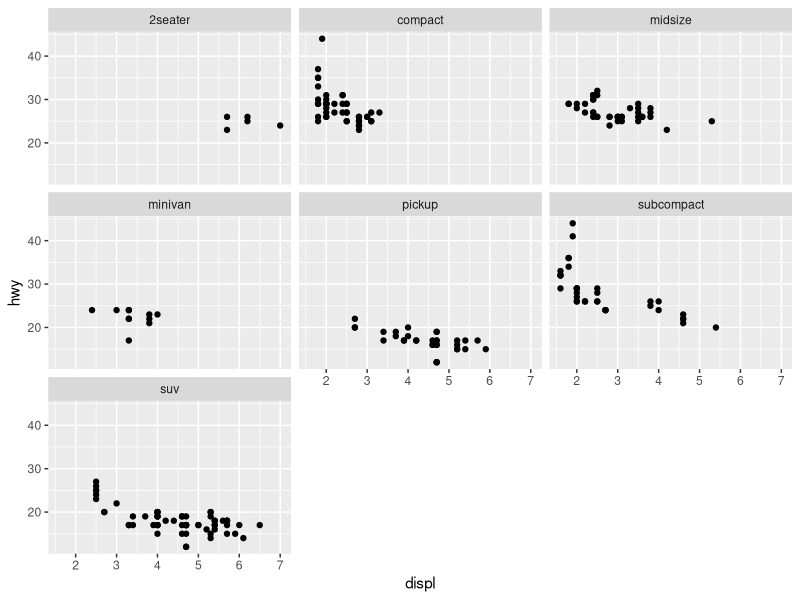
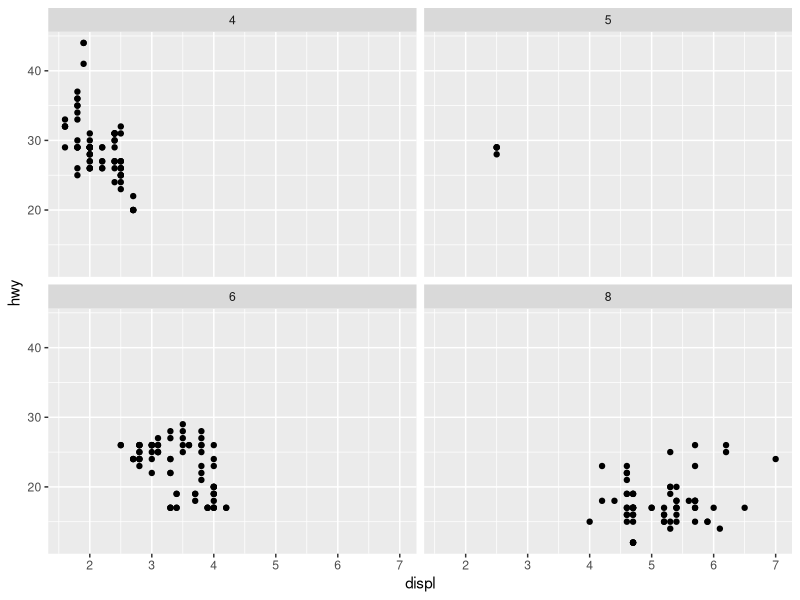
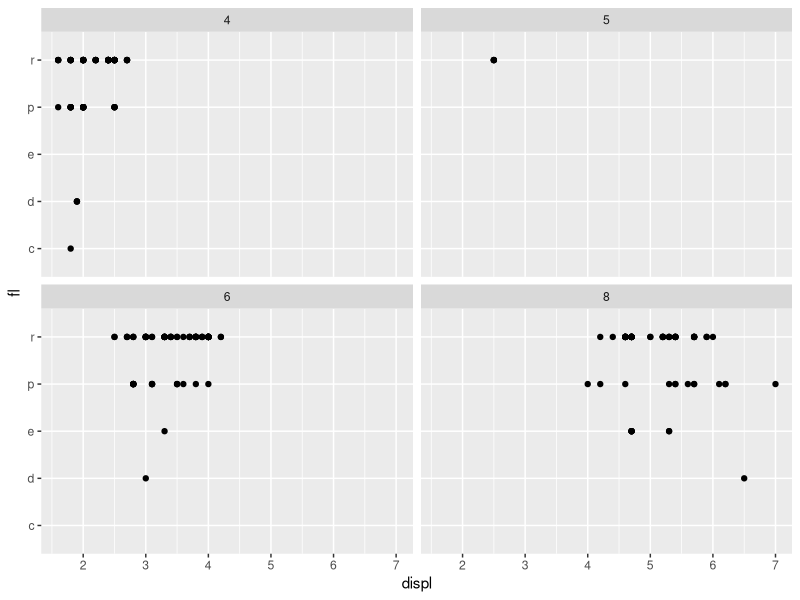
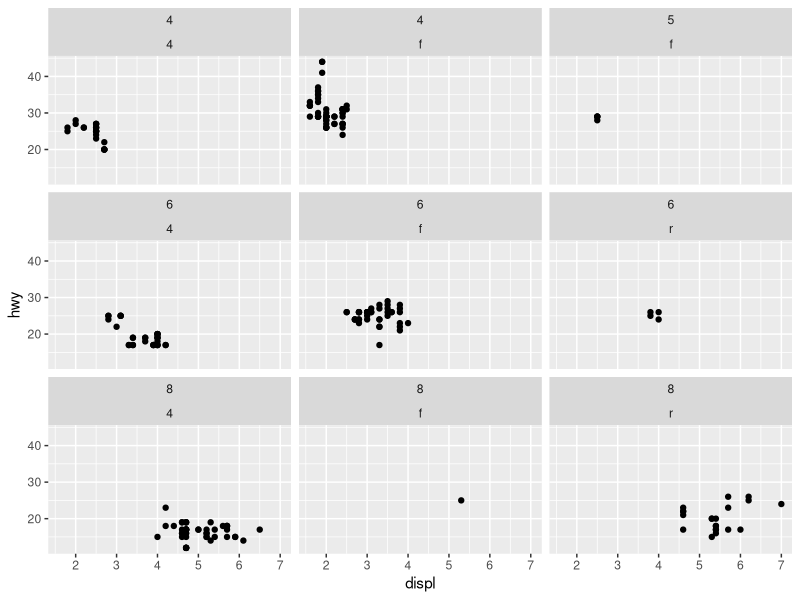
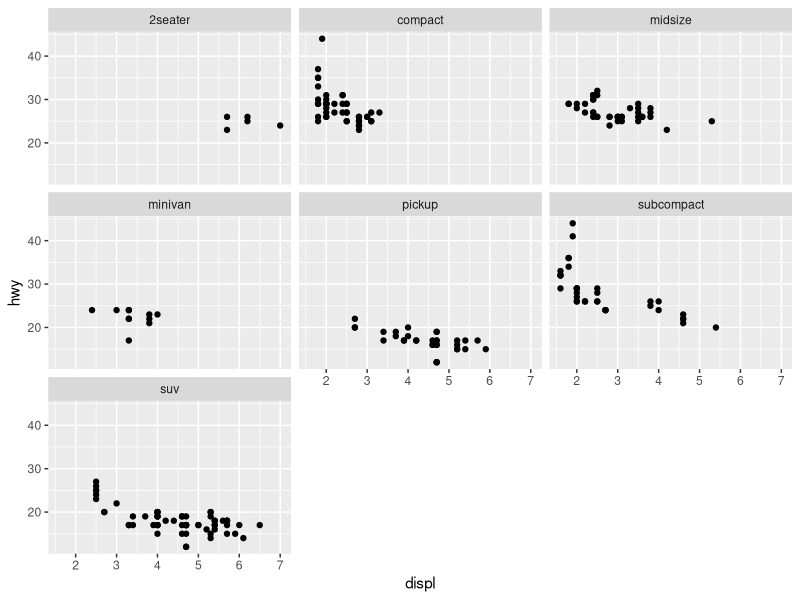
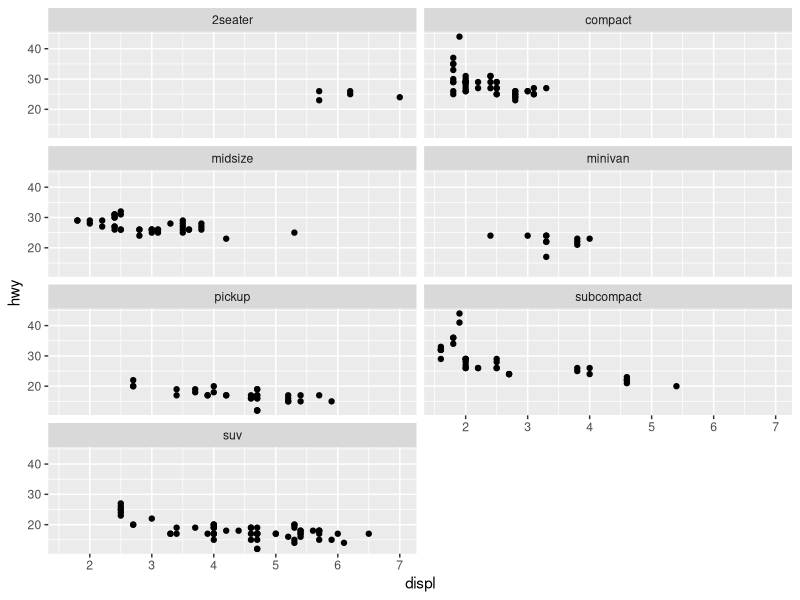
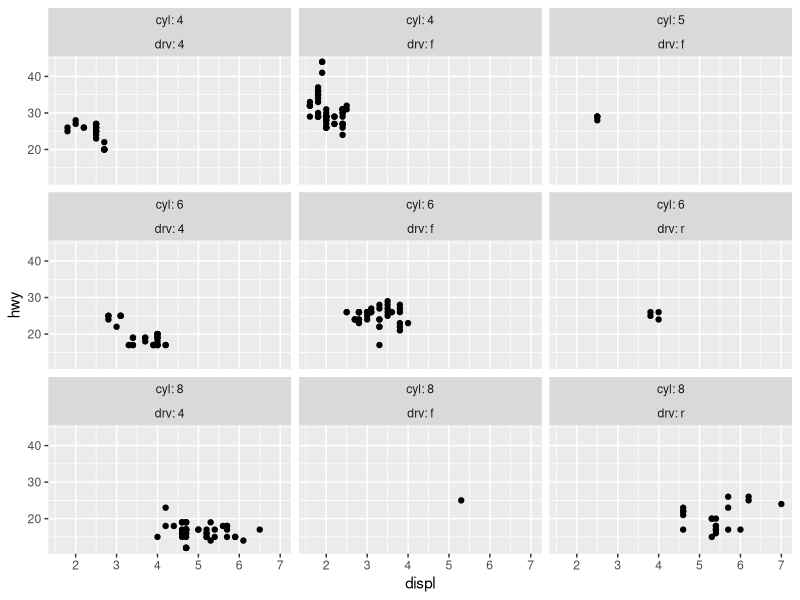
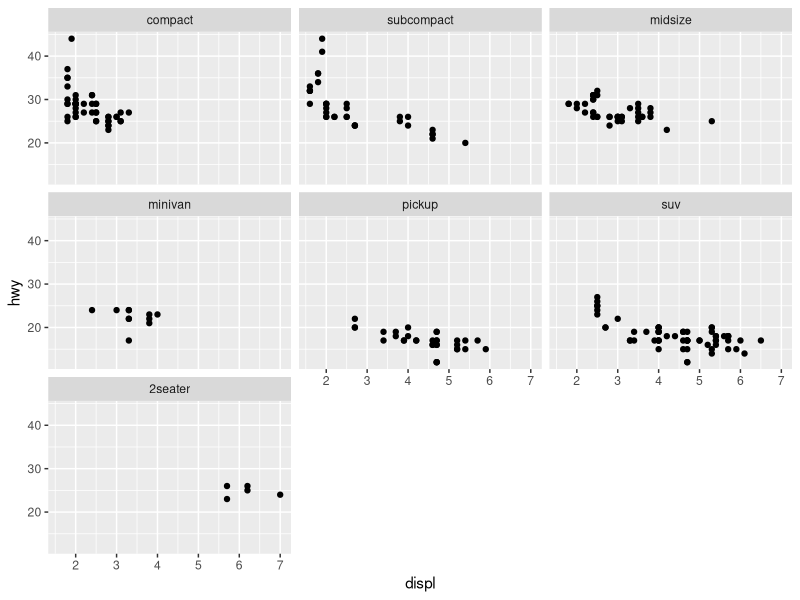

Reproduce these figures in R, in order.
library(tidyverse)
################################################################################
# Facetting 
################################################################################

#facet_wrap:
ggplot(mpg,aes(displ,hwy))+
  geom_point()+
  facet_wrap(~class)

ggplot(mpg,aes(displ,hwy))+
  geom_point()+
  facet_wrap(~cyl)

ggplot(mpg,aes(displ,fl))+
  geom_point()+
  facet_wrap(~cyl)

#You can facet by multiple variables
ggplot(mpg, aes(displ, hwy)) +
  geom_point() +
  facet_wrap(vars(cyl, drv))

# Use vars() to supply faceting variables:
ggplot(mpg, aes(displ, hwy)) + 
  geom_point()+ 
  facet_wrap(vars(class))

# Control the number of rows and columns with nrow and ncol
ggplot(mpg, aes(displ, hwy)) + 
  geom_point()+ 
  facet_wrap(vars(class), nrow = 4,ncol=2)

# Use the `labeller` option to control how labels are printed:
ggplot(mpg, aes(displ, hwy)) +
  geom_point() +
  facet_wrap(vars(cyl, drv), labeller = "label_both")

# To change the order in which the panels appear, change the levels of the underlying factor.
mpg$class2 <- reorder(mpg$class, mpg$displ)
ggplot(mpg, aes(displ, hwy)) +
  geom_point() +
  facet_wrap(vars(class2))

# By default, the same scales are used for all panels. You can allow scales to vary across the panels with the `scales` argument.
## Free scales make it easier to see patterns within each panel, but harder to compare across panels.
### by default its fixed
ggplot(mpg, aes(displ, hwy)) +
  geom_point() +
  facet_wrap(vars(class), scales = "free")

#To repeat the same data in every panel, simply construct a data frame that does not contain the faceting variable.
ggplot(mpg, aes(displ, hwy)) +
  geom_point(data = transform(mpg, class = NULL), colour = "grey85") +
  geom_point() +
  facet_wrap(vars(class))

# Use `strip.position` to display the facet labels at the side of your
# choice. Setting it to `bottom` makes it act as a subtitle for the axis.
# This is typically used with free scales and a theme without boxes around
# strip labels.
ggplot(economics_long, aes(date, value)) +
  geom_line() +
  facet_wrap(vars(variable), scales = "free_y", nrow = 2, strip.position = "top") +
  theme(strip.background = element_blank(), strip.placement = "outside")

ggplot(economics_long, aes(date, value)) +
  geom_line() +
  facet_wrap(vars(variable), scales = "free_y", nrow = 2, strip.position = "top",
             shrink = TRUE)
####################################################### 
#facet_grid
#######################################################
ggplot(mpg,aes(displ,hwy))+
  geom_point()+
  facet_grid(~class)
